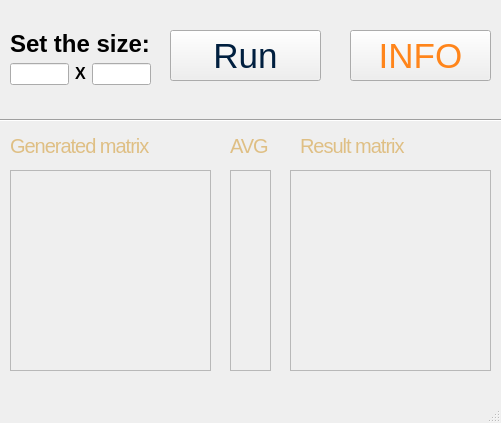
<?xml version="1.0" encoding="UTF-8"?>
<ui version="4.0">
 <class>MainWindow</class>
 <widget class="QMainWindow" name="MainWindow">
  <property name="geometry">
   <rect>
    <x>0</x>
    <y>0</y>
    <width>501</width>
    <height>423</height>
   </rect>
  </property>
  <property name="windowTitle">
   <string>MainWindow</string>
  </property>
  <widget class="QWidget" name="centralwidget">
   <widget class="QPushButton" name="Run_butt">
    <property name="geometry">
     <rect>
      <x>170</x>
      <y>30</y>
      <width>151</width>
      <height>51</height>
     </rect>
    </property>
    <property name="cursor">
     <cursorShape>CrossCursor</cursorShape>
    </property>
    <property name="styleSheet">
     <string notr="true">color: #001f3f; 
font-family: 'Righteous', cursive; 
font-size: 35px; 
font-weight: normal;
 line-height: 60px; 
text-transform: uppercase; 
text-shadow: 2px 2px 0 #000;
text-align: center;</string>
    </property>
    <property name="text">
     <string>Run</string>
    </property>
   </widget>
   <widget class="QPushButton" name="info_butt">
    <property name="geometry">
     <rect>
      <x>350</x>
      <y>30</y>
      <width>141</width>
      <height>51</height>
     </rect>
    </property>
    <property name="cursor">
     <cursorShape>CrossCursor</cursorShape>
    </property>
    <property name="styleSheet">
     <string notr="true">color: #FF851B; 
font-family: 'Righteous', cursive; 
font-size: 35px; 
font-weight: normal;
 line-height: 60px; 
text-transform: uppercase; 
text-shadow: 2px 2px 0 #000;
text-align: center;</string>
    </property>
    <property name="text">
     <string>INFO</string>
    </property>
   </widget>
   <widget class="QTableWidget" name="Gen_mat">
    <property name="enabled">
     <bool>false</bool>
    </property>
    <property name="geometry">
     <rect>
      <x>10</x>
      <y>170</y>
      <width>201</width>
      <height>201</height>
     </rect>
    </property>
    <property name="inputMethodHints">
     <set>Qt::ImhNone</set>
    </property>
    <property name="editTriggers">
     <set>QAbstractItemView::NoEditTriggers</set>
    </property>
    <property name="alternatingRowColors">
     <bool>true</bool>
    </property>
    <property name="selectionMode">
     <enum>QAbstractItemView::SingleSelection</enum>
    </property>
    <property name="showGrid">
     <bool>true</bool>
    </property>
    <property name="gridStyle">
     <enum>Qt::SolidLine</enum>
    </property>
    <property name="rowCount">
     <number>0</number>
    </property>
    <property name="columnCount">
     <number>0</number>
    </property>
    <attribute name="horizontalHeaderMinimumSectionSize">
     <number>25</number>
    </attribute>
    <attribute name="horizontalHeaderDefaultSectionSize">
     <number>25</number>
    </attribute>
    <attribute name="verticalHeaderMinimumSectionSize">
     <number>25</number>
    </attribute>
    <attribute name="verticalHeaderDefaultSectionSize">
     <number>25</number>
    </attribute>
   </widget>
   <widget class="QTableWidget" name="Result_mat">
    <property name="enabled">
     <bool>false</bool>
    </property>
    <property name="geometry">
     <rect>
      <x>290</x>
      <y>170</y>
      <width>201</width>
      <height>201</height>
     </rect>
    </property>
    <property name="editTriggers">
     <set>QAbstractItemView::NoEditTriggers</set>
    </property>
    <property name="alternatingRowColors">
     <bool>true</bool>
    </property>
    <property name="rowCount">
     <number>0</number>
    </property>
    <property name="columnCount">
     <number>0</number>
    </property>
    <attribute name="horizontalHeaderMinimumSectionSize">
     <number>25</number>
    </attribute>
    <attribute name="horizontalHeaderDefaultSectionSize">
     <number>25</number>
    </attribute>
    <attribute name="verticalHeaderMinimumSectionSize">
     <number>25</number>
    </attribute>
    <attribute name="verticalHeaderDefaultSectionSize">
     <number>25</number>
    </attribute>
   </widget>
   <widget class="QTableWidget" name="AVG_mat">
    <property name="enabled">
     <bool>false</bool>
    </property>
    <property name="geometry">
     <rect>
      <x>230</x>
      <y>170</y>
      <width>41</width>
      <height>201</height>
     </rect>
    </property>
    <property name="editTriggers">
     <set>QAbstractItemView::NoEditTriggers</set>
    </property>
    <property name="alternatingRowColors">
     <bool>true</bool>
    </property>
    <property name="rowCount">
     <number>0</number>
    </property>
    <property name="columnCount">
     <number>0</number>
    </property>
    <attribute name="horizontalHeaderMinimumSectionSize">
     <number>25</number>
    </attribute>
    <attribute name="horizontalHeaderDefaultSectionSize">
     <number>25</number>
    </attribute>
    <attribute name="verticalHeaderMinimumSectionSize">
     <number>25</number>
    </attribute>
    <attribute name="verticalHeaderDefaultSectionSize">
     <number>25</number>
    </attribute>
   </widget>
   <widget class="Line" name="line">
    <property name="geometry">
     <rect>
      <x>-3</x>
      <y>110</y>
      <width>521</width>
      <height>20</height>
     </rect>
    </property>
    <property name="orientation">
     <enum>Qt::Horizontal</enum>
    </property>
   </widget>
   <widget class="QLabel" name="label_3">
    <property name="geometry">
     <rect>
      <x>10</x>
      <y>130</y>
      <width>191</width>
      <height>31</height>
     </rect>
    </property>
    <property name="styleSheet">
     <string notr="true"> font-size: 20px; letter-spacing: -1px; color: #DFBF84; text-transform: uppercase; text-shadow: 1px 1px 0 #000; ; text-align: center; line-height: 50px;</string>
    </property>
    <property name="text">
     <string>Generated matrix</string>
    </property>
   </widget>
   <widget class="QLabel" name="label_4">
    <property name="geometry">
     <rect>
      <x>300</x>
      <y>130</y>
      <width>151</width>
      <height>31</height>
     </rect>
    </property>
    <property name="styleSheet">
     <string notr="true"> font-size: 20px; letter-spacing: -1px; color: #DFBF84; text-transform: uppercase; text-shadow: 1px 1px 0 #000; ; text-align: center; line-height: 50px;</string>
    </property>
    <property name="text">
     <string>Result matrix</string>
    </property>
   </widget>
   <widget class="QLabel" name="label_5">
    <property name="geometry">
     <rect>
      <x>230</x>
      <y>130</y>
      <width>41</width>
      <height>31</height>
     </rect>
    </property>
    <property name="styleSheet">
     <string notr="true"> font-size: 20px; letter-spacing: -1px; color: #DFBF84; text-transform: uppercase; text-shadow: 1px 1px 0 #000; ; text-align: center; line-height: 50px;</string>
    </property>
    <property name="text">
     <string>AVG</string>
    </property>
   </widget>
   <widget class="QWidget" name="layoutWidget">
    <property name="geometry">
     <rect>
      <x>10</x>
      <y>30</y>
      <width>141</width>
      <height>55</height>
     </rect>
    </property>
    <layout class="QGridLayout" name="gridLayout">
     <item row="1" column="1">
      <widget class="QLabel" name="label_2">
       <property name="text">
        <string>&lt;html&gt;&lt;head/&gt;&lt;body&gt;&lt;p&gt;&lt;span style=&quot; font-size:12pt; font-weight:600;&quot;&gt;X&lt;/span&gt;&lt;/p&gt;&lt;/body&gt;&lt;/html&gt;</string>
       </property>
      </widget>
     </item>
     <item row="1" column="2">
      <widget class="QLineEdit" name="weight"/>
     </item>
     <item row="1" column="0">
      <widget class="QLineEdit" name="height"/>
     </item>
     <item row="0" column="0" colspan="3">
      <widget class="QLabel" name="label">
       <property name="text">
        <string>&lt;h1&gt;Set the size:&lt;/h1&gt;</string>
       </property>
      </widget>
     </item>
    </layout>
   </widget>
  </widget>
  <widget class="QMenuBar" name="menubar">
   <property name="geometry">
    <rect>
     <x>0</x>
     <y>0</y>
     <width>501</width>
     <height>21</height>
    </rect>
   </property>
  </widget>
  <widget class="QStatusBar" name="statusbar"/>
 </widget>
 <resources/>
 <connections/>
</ui>
